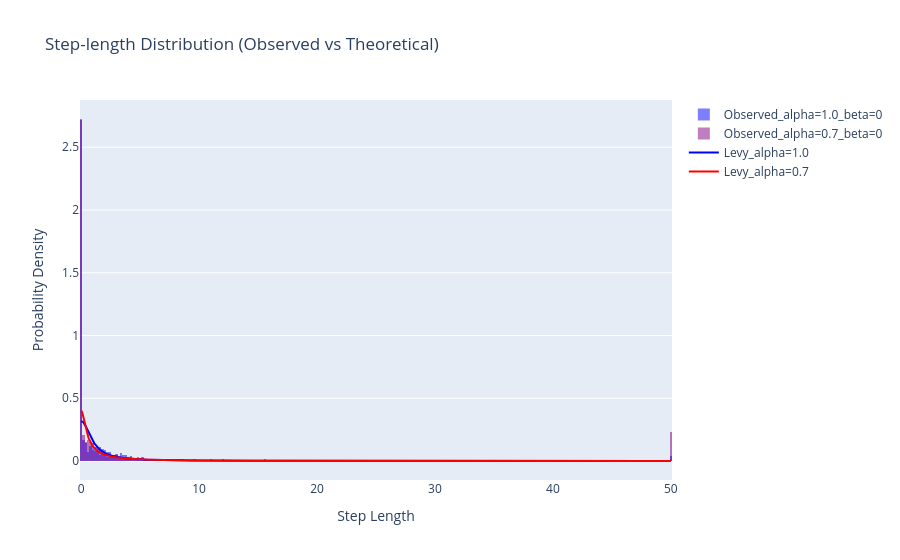

Notebook source saved alongside this figure:
### Markdown cell above
# Activity 4: Lévy Flight - Vec2d - 1 Trajectory

### Code cell
import numpy as np
import pandas as pd
import plotly.graph_objects as go
from scipy.stats import levy_stable

# 1. Lévy Walk (LW) Trajectory with Alpha Coefficient
def levy_walk(n_steps, alpha, beta=0, step_size=1, max_step=50):
    step_lengths = levy_stable.rvs(alpha, beta, size=n_steps) * step_size
    step_lengths = np.clip(step_lengths, 0, max_step)  # Limit step size to match PDF image scale
    step_lengths -= step_lengths[0]  # Ensure it starts at zero
    angles = np.random.uniform(0, 2*np.pi, n_steps)
    angles_shifted = angles + np.pi / 2  # Apply 90-degree phase shift
    steps = np.column_stack((step_lengths * np.cos(angles_shifted), step_lengths * np.sin(angles_shifted)))
    trajectory = np.cumsum(steps, axis=0)
    return pd.DataFrame(trajectory, columns=['x', 'y']), step_lengths

# 2. Generate Lévy Walks with Different Alpha Coefficients
lw_traj_10, step_lengths_10 = levy_walk(1000, alpha=1.0, beta=0, step_size=2, max_step=50)
lw_traj_07, step_lengths_07 = levy_walk(1000, alpha=0.7, beta=0, step_size=2, max_step=50)

# 3. Generate Theoretical Lévy Distributions
x_vals = np.linspace(0, 50, 1000)
levy_pdf_10 = levy_stable.pdf(x_vals, alpha=1.0, beta=0)
levy_pdf_07 = levy_stable.pdf(x_vals, alpha=0.7, beta=0)

# 4. Plot Step-length Distribution (Observed vs Theoretical)
fig_step_length = go.Figure()
fig_step_length.add_trace(go.Histogram(x=step_lengths_10, histnorm='probability density', nbinsx=500, name='Observed_alpha=1.0_beta=0', opacity=0.5, marker_color='blue'))
fig_step_length.add_trace(go.Histogram(x=step_lengths_07, histnorm='probability density', nbinsx=500, name='Observed_alpha=0.7_beta=0', opacity=0.5, marker_color='purple'))
fig_step_length.add_trace(go.Scatter(x=x_vals, y=levy_pdf_10, mode='lines', line=dict(width=2, color='blue'), name='Levy_alpha=1.0'))
fig_step_length.add_trace(go.Scatter(x=x_vals, y=levy_pdf_07, mode='lines', line=dict(width=2, color='red'), name='Levy_alpha=0.7'))
fig_step_length.update_layout(title='Step-length Distribution (Observed vs Theoretical)', xaxis_title='Step Length', yaxis_title='Probability Density', barmode='overlay')
fig_step_length.show()

### Figure 1 — Plotly figure (JSON) as saved in the notebook; plotly's stock layout.template omitted (floating-point values rounded to 4 significant figures; data arrays with more than 128 entries replaced by an {"elided": "..."} marker saying what was removed)
{"data": [{"histnorm": "probability density", "marker": {"color": "blue"}, "name": "Observed_alpha=1.0_beta=0", "nbinsx": 500, "opacity": 0.5, "type": "histogram", "x": {"elided": "1000 float values"}}, {"histnorm": "probability density", "marker": {"color": "purple"}, "name": "Observed_alpha=0.7_beta=0", "nbinsx": 500, "opacity": 0.5, "type": "histogram", "x": {"elided": "1000 float values"}}, {"line": {"color": "blue", "width": 2}, "mode": "lines", "name": "Levy_alpha=1.0", "type": "scatter", "x": {"elided": "1000 float values"}, "y": {"elided": "1000 float values"}}, {"line": {"color": "red", "width": 2}, "mode": "lines", "name": "Levy_alpha=0.7", "type": "scatter", "x": {"elided": "1000 float values"}, "y": {"elided": "1000 float values"}}], "layout": {"barmode": "overlay", "title": {"text": "Step-length Distribution (Observed vs Theoretical)"}, "xaxis": {"title": {"text": "Step Length"}}, "yaxis": {"title": {"text": "Probability Density"}}}}
